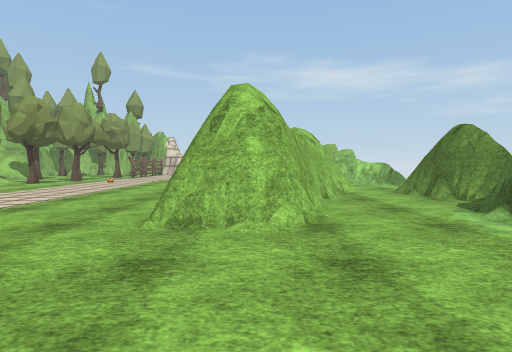
View 1 (above)

24 first-person views from a walk through a scene from a Unity 3-D project. The camera is 1.2 m above the floor, tilts 2° down and sees 75° across. The floor is counted in squares, 2 m on a side. Each view is taken from the middle of a square. On the plan, view 1 faces up. The plan holds only what a view shows up to about 10 squares ahead; the rest is blank. The place goes on beyond the plan. The player character is not drawn. Some animated figures are left out. Some surface patterns are stand-ins.

View 2
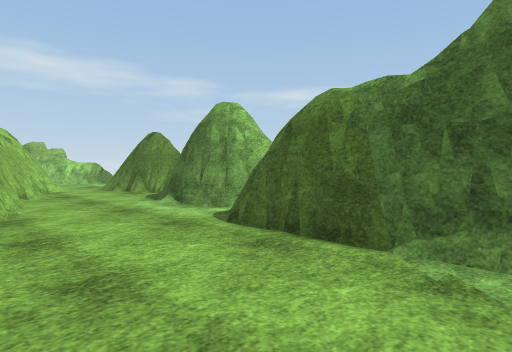

View 3
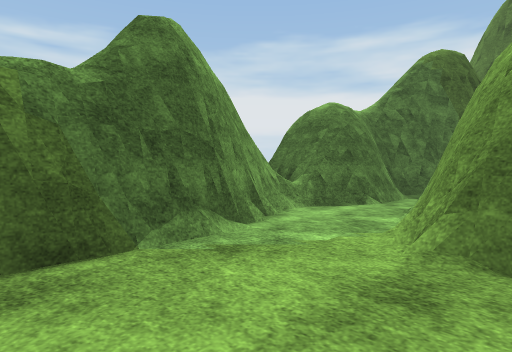

View 4
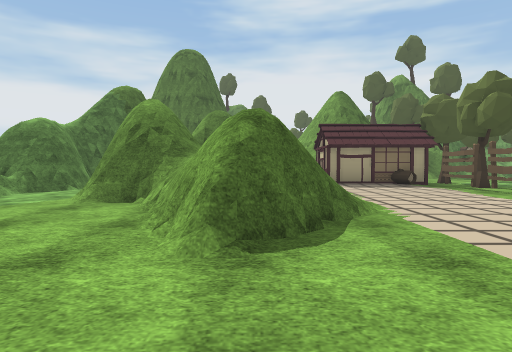

View 5
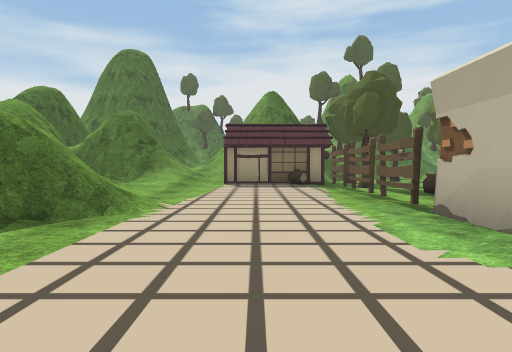

View 6
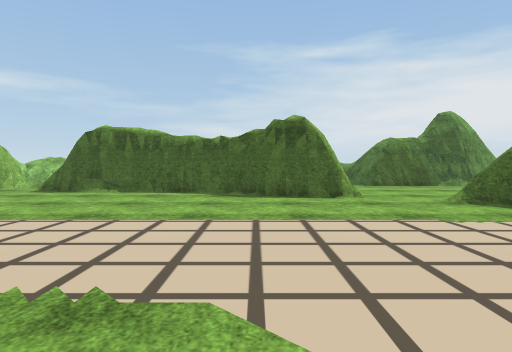

View 7
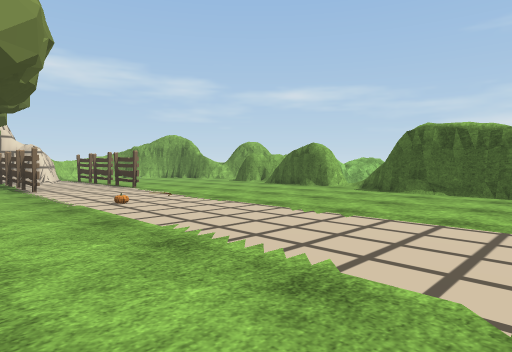

View 8
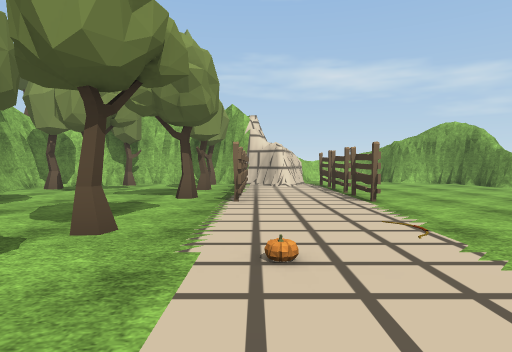

View 9
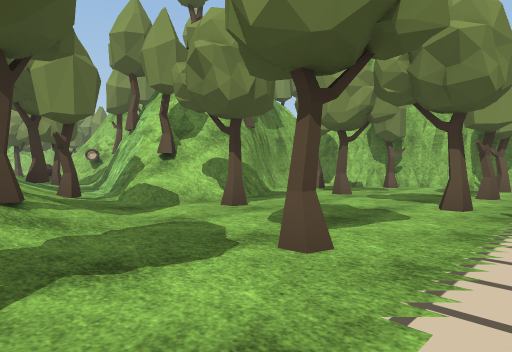

View 10
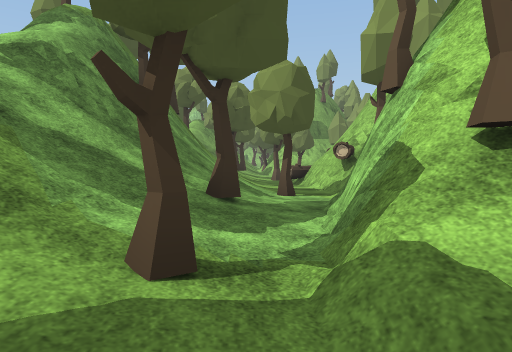

View 11
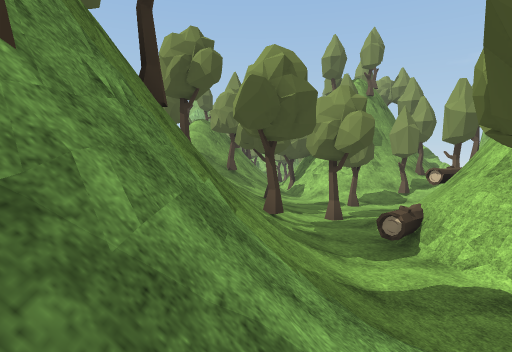

View 12
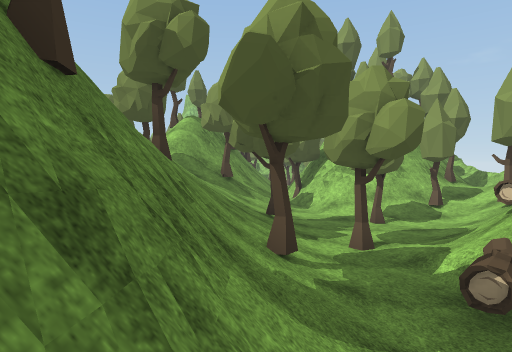

View 13
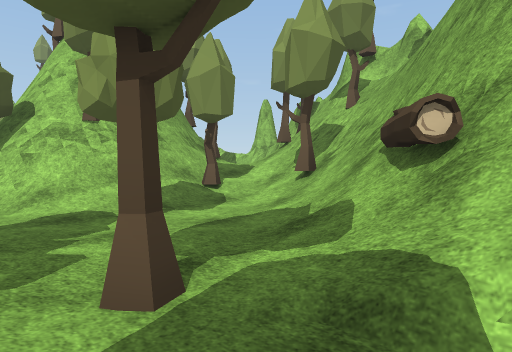

View 14
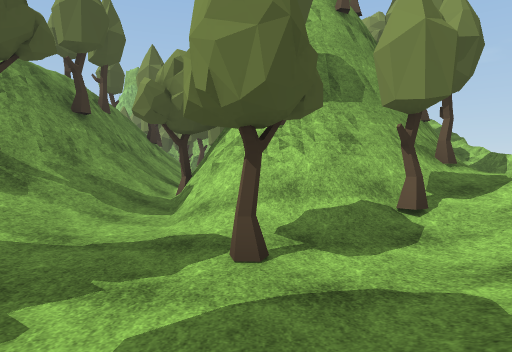

View 15
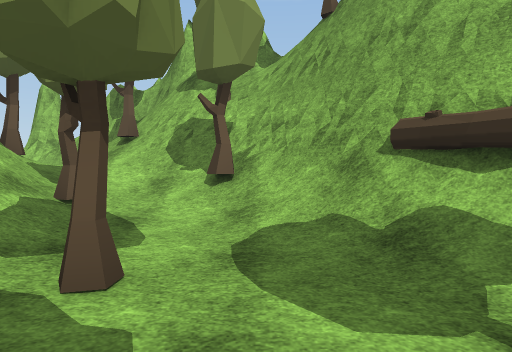

View 16
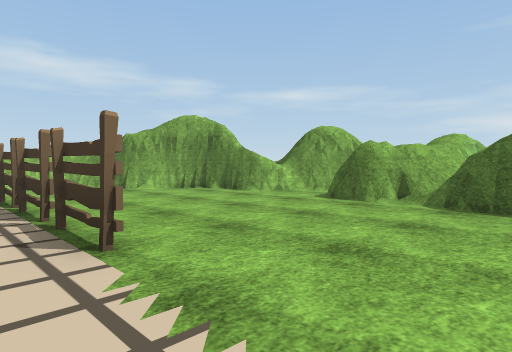

View 17
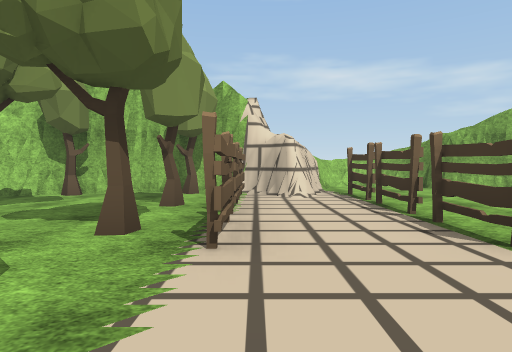

View 18
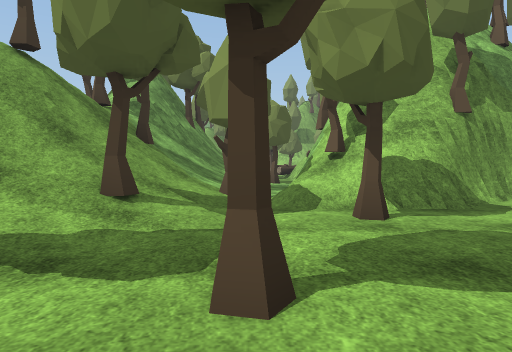

View 19
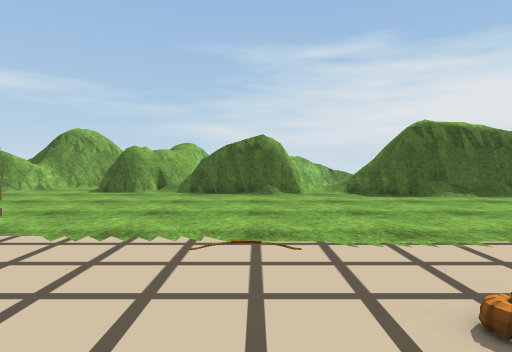

View 20
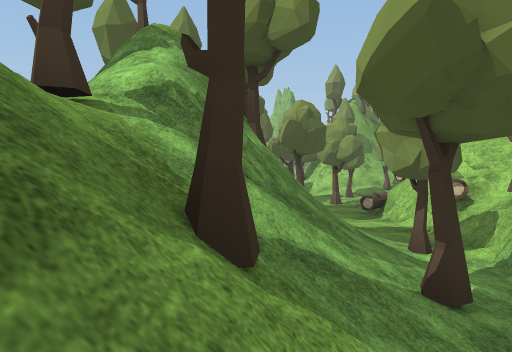

View 21
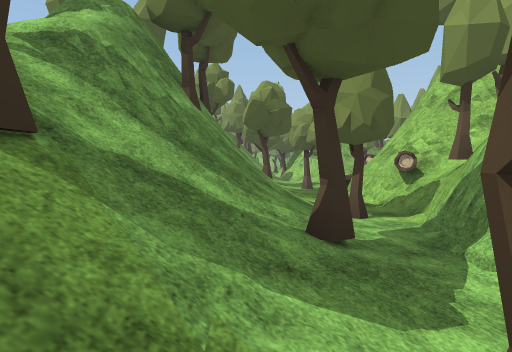

View 22
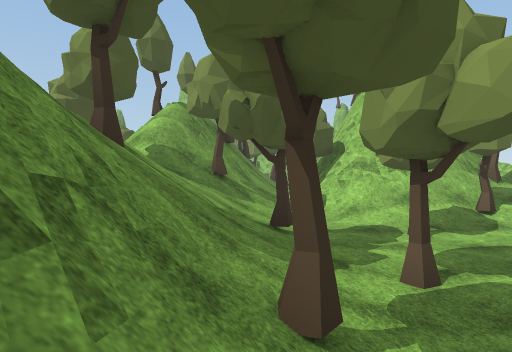

View 23
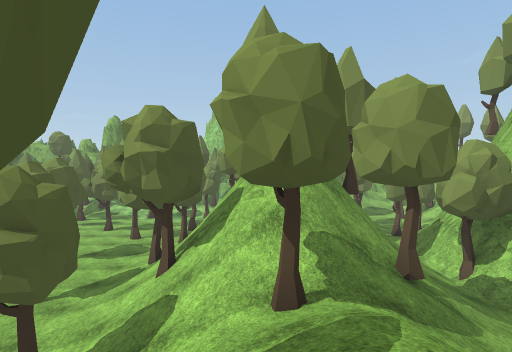

View 24
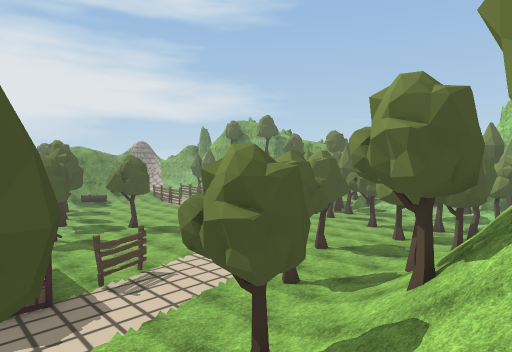

### Floor plan
Key: @ floor where view 1 was taken; # wall or solid block; . main floor; : floor 1.5 m higher than the main floor; + floor 2 m higher than the main floor; * floor 2.75 m higher than the main floor; % floor 4.75 m higher than the main floor; / step, stairs or slope; = window, fence, low wall or low ledge; ^ raised ledge; v drop or lower ground; T tree; F fence; L log; O other object.
Columns run from 30 left of view 1 to 4 right of it. Each row starts with its distance up from view 1.
 21   ####                     ^.##
 20  #######              #####...##
 19  #  /###           ##T#.T##....##
 18  #T/:+###          #.....F.F....##
 17  ##T///T##         #T...TF.F....=#
 16   ##/T//###        ##T...F.F.....#
 15    #//.//L######   ##...TF.F....##
 14  ###//T.////#LT#####/...........##
 13 ##T#//..T..L...T/##T/T.........##
 12 /////////////////T/T/..T.......##
 11 #//////T//T//=/////////........###
 10 T#T=T/////=#T##T=//T/T/T.......==#
  9 ////////T//vTTvT/T//// ........##
  8   T///T///T   T#// /%  ........###
  7   #T/// T   #####      ........#.##
  6  T////T                .......##..#
  5 //////                 .......##..#
  4 ...T...                 ......#..##
  3 T.......                ......#..##
  2    .....               ..........#
  1    ..F.#               ....##=...#
  0    ....                ....//=@..#
 -1    ....               .F.../ ///.#
 -2     ...              L.F.../ /##.#
 -3      .               L.F..../###.#
 -4      T              O..F...//## .#
 -5                      .TFL..//## .#
 -6                      .T *##/##  .#

Positions as (right, up) in squares from view 1, and headings:
1: (0, 0), facing up
2: (0, -1), facing up-right
3: (0, 1), facing down-right
4: (-2, 4), facing down
5: (-5, 4), facing down
6: (-7, 5), facing right
7: (-7, 6), facing up-right
8: (-5, 9), facing up
9: (-5, 10), facing up-left
10: (-9, 12), facing left
11: (-14, 11), facing left
12: (-16, 11), facing left
13: (-20, 12), facing up-left
14: (-21, 14), facing left
15: (-23, 12), facing up
16: (-4, 12), facing up-right
17: (-5, 12), facing up
18: (-5, 12), facing left
19: (-6, 12), facing right
20: (-10, 10), facing left
21: (-10, 11), facing left
22: (-18, 11), facing left
23: (-21, 8), facing left
24: (-22, 8), facing down-left
